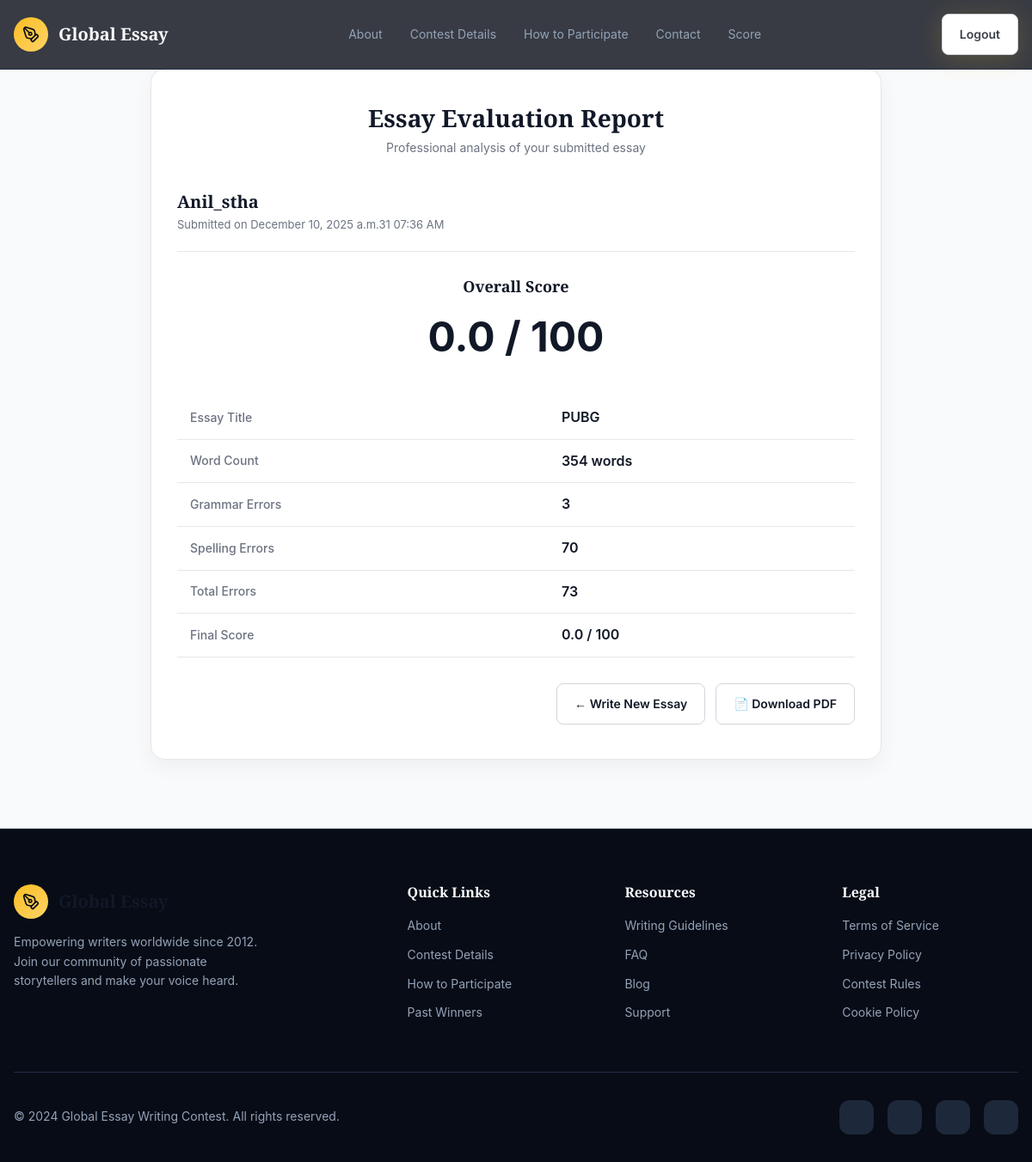
Screenshot of /score/2/ (signed in) with the database file from the repository.
### task/models.py (models this page shows, shortened)
class UserTask(models.Model):
    user = models.ForeignKey(User, on_delete=models.CASCADE)
    essay_title = models.CharField(max_length=255)
    essay_text = models.TextField()
    score = models.FloatField(default=0)
    grammar_errors = models.IntegerField(default=0)
    spelling_errors = models.IntegerField(default=0)
    total_errors = models.IntegerField(default=0)
    word_count = models.IntegerField(default=0)
    submitted_at = models.DateTimeField(auto_now_add=True)

### task/views.py (the view)
# urls.py: path("score/<int:task_id>/", views.score_page, name="score_page"),
@login_required
def score_page(request, task_id):
    task = UserTask.objects.get(id=task_id, user=request.user)
    context = {
        "user": request.user,
        "submission_date": task.submitted_at,
        "overall_score": task.score,
        "grammar_errors": task.grammar_errors,
        "spelling_errors": task.spelling_errors,
        "total_errors": task.total_errors,
        "essay_title": task.essay_title,
        "word_count": task.word_count,
    }
    return render(request, "score.html", context)

### task/templates/score.html (shortened to what this page needs)
{% extends "base.html" %}
{% load static %}
{% block content %}
<div class="report-container">
  <div class="report-header">
    <h1>Essay Evaluation Report</h1>
    <p>Professional analysis of your submitted essay</p>
  </div>
  <div class="user-section report-section">
    <h2>{{ user.get_full_name|default:user.username }}</h2>
    <p>Submitted on {{ submission_date|date:"F d, Y at h:i A" }}</p>
  </div>
  <div class="overall-score report-section">
    <h3>Overall Score</h3>
    <div class="score-value">{{ overall_score }} / 100</div>
  </div>
  <div class="report-section">
    <table class="score-details">
      <tr>
        <th>Essay Title</th>
        <td>{{ essay_title|default:"Untitled" }}</td>
      </tr>
      <tr>
        <th>Word Count</th>
        <td>{{ word_count }} words</td>
      </tr>
      <tr>
        <th>Grammar Errors</th>
        <td>{{ grammar_errors }}</td>
      </tr>
      <tr>
        <th>Spelling Errors</th>
        <td>{{ spelling_errors }}</td>
      </tr>
      <tr>
        <th>Total Errors</th>
        <td>{{ total_errors }}</td>
      </tr>
      <tr>
        <th>Final Score</th>
        <td>{{ overall_score }} / 100</td>
      </tr>
    </table>
  </div>
  <div class="actions">
    <a href="{% url 'tasks:submit_task' %}" class="btn">← Write New Essay</a>
    <button id="download-pdf" class="btn">📄 Download PDF</button>
  </div>
</div>
{% endblock %}

### Main/Templates/base.html (style rules this page uses)
:root { --background: hsl(222, 47%, 6%); --foreground: hsl(210, 40%, 98%); --card: hsl(222, 47%, 9%); --card-foreground: hsl(210, 40%, 98%); --primary: hsl(43, 96%, 56%); --primary-foreground: hsl(222, 47%, 6%); --secondary: hsl(217, 33%, 17%); --secondary-foreground: hsl(210, 40%, 98%); --muted: hsl(217, 33%, 17%); --muted-foreground: hsl(215, 20%, 65%); --accent: hsl(199, 89%, 48%); --accent-foreground: hsl(222, 47%, 6%); --border: hsl(217, 33%, 20%); --gold: hsl(43, 96%, 56%); --gold-light: hsl(43, 100%, 70%); --gold-dark: hsl(43, 90%, 40%); --navy: hsl(222, 47%, 6%); --navy-light: hsl(222, 40%, 12%); --slate: hsl(217, 33%, 17%); --cyan: hsl(199, 89%, 48%); --gradient-gold: linear-gradient( 135deg, hsl(43, 96%, 56%), hsl(43, 100%, 70%) ); --gradient-hero: linear-gradient( 180deg, hsl(222, 47%, 6%) 0%, hsl(222, 40%, 10%) 100% ); --gradient-card: linear-gradient( 145deg, hsl(222, 47%, 9%), hsl(217, 33%, 12%) ); --gradient-glow: radial-gradient( ellipse at center, hsla(43, 96%, 56%, 0.15) 0%, transparent 70% ); --shadow-gold: 0 4px 30px hsla(43, 96%, 56%, 0.2); --shadow-card: 0 10px 40px hsla(222, 47%, 3%, 0.5); --font-display: "Playfair Display", serif; --font-body: "Inter", sans-serif; --radius: 0.75rem; }
*, *::before, *::after { box-sizing: border-box; margin: 0; padding: 0; }
html { scroll-behavior: smooth; }
body { font-family: var(--font-body); background: var(--background); color: var(--foreground); line-height: 1.6; min-height: 100vh; }
h1, h2, h3, h4, h5, h6 { font-family: var(--font-display); line-height: 1.2; }
a { color: inherit; text-decoration: none; }
.btn { display: inline-flex; align-items: center; justify-content: center; gap: 0.5rem; padding: 0.75rem 1.5rem; font-size: 0.875rem; font-weight: 500; border-radius: var(--radius); border: none; cursor: pointer; transition: all 0.3s ease; font-family: var(--font-body); }

### task/templates/score.html (style rules this page uses)
body { background: #f9fafb; color: #111827; font-family: -apple-system, BlinkMacSystemFont, "Segoe UI", Roboto; }
.report-container { max-width: 850px; margin: 80px auto; padding: 40px 30px; background: #ffffff; border-radius: 16px; border: 1px solid #e5e7eb; box-shadow: 0 8px 24px rgba(0, 0, 0, 0.05); }
.report-header { text-align: center; margin-bottom: 40px; }
.report-header h1 { font-size: 28px; font-weight: 700; margin-bottom: 6px; }
.report-header p { font-size: 14px; color: #6b7280; margin: 0; }
.report-section { margin-bottom: 30px; }
.user-section { text-align: left; border-bottom: 1px solid #e5e7eb; padding-bottom: 20px; margin-bottom: 25px; }
.user-section h2 { font-size: 20px; font-weight: 600; margin: 0; }
.user-section p { font-size: 13px; color: #6b7280; margin: 4px 0 0; }
.overall-score { text-align: center; margin: 30px 0; }
.overall-score h3 { font-size: 18px; font-weight: 600; margin-bottom: 10px; }
.overall-score .score-value { font-size: 48px; font-weight: 700; color: #111827; }
.score-details { width: 100%; border-collapse: collapse; }
.score-details th, .score-details td { text-align: left; padding: 12px 15px; border-bottom: 1px solid #e5e7eb; }
.score-details th { font-size: 14px; color: #6b7280; font-weight: 500; }
.score-details td { font-size: 16px; font-weight: 600; color: #111827; }
.actions { display: flex; gap: 12px; justify-content: flex-end; margin-top: 25px; }
.btn { padding: 12px 20px; font-size: 14px; font-weight: 600; border-radius: 8px; cursor: pointer; border: 1px solid #d1d5db; background: #ffffff; color: #111827; text-decoration: none; text-align: center; transition: all 0.2s; }

### rows the page displays
UserTask: submitted_at "December 10, 2025 a.m.31 07:36 AM", score "0.0", essay_title "PUBG"

### other values shown
{{ user.get_full_name|default:user.username }} "Anil_stha"
{{ word_count }} "354"
{{ grammar_errors }} "3"
{{ spelling_errors }} "70"
{{ total_errors }} "73"
